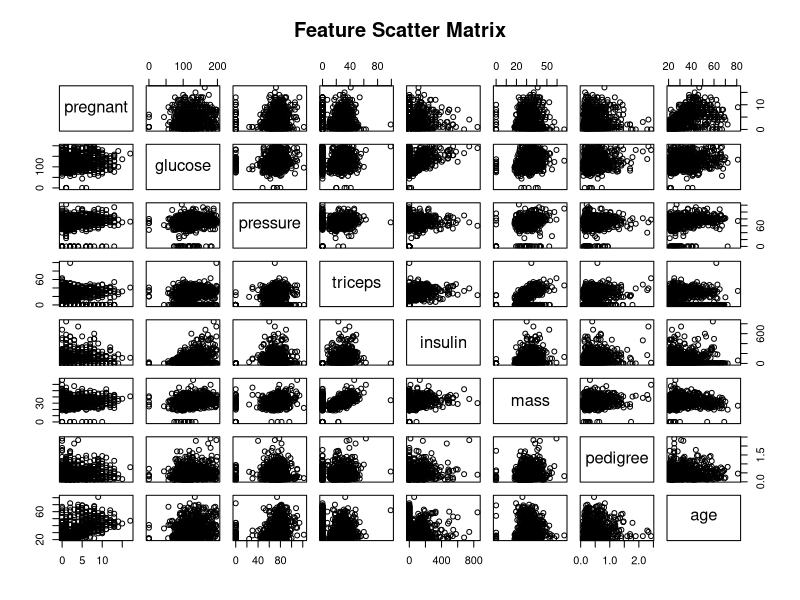
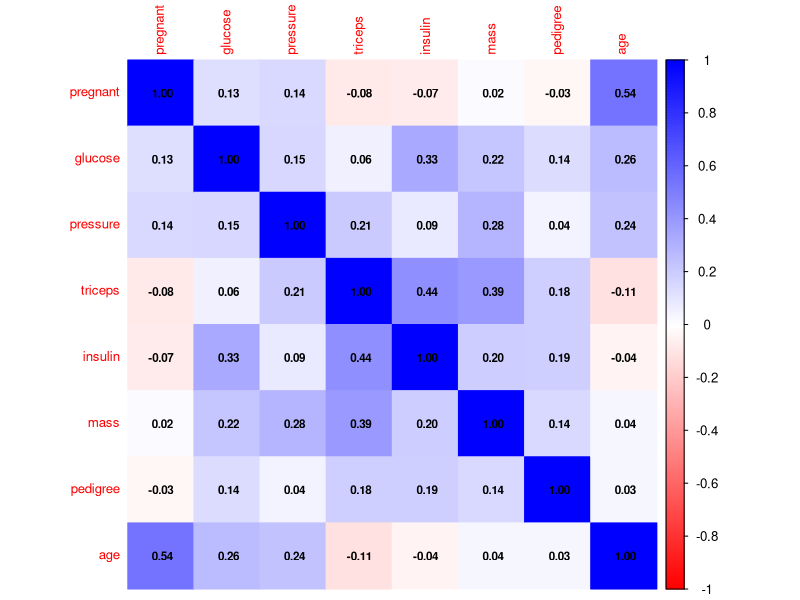
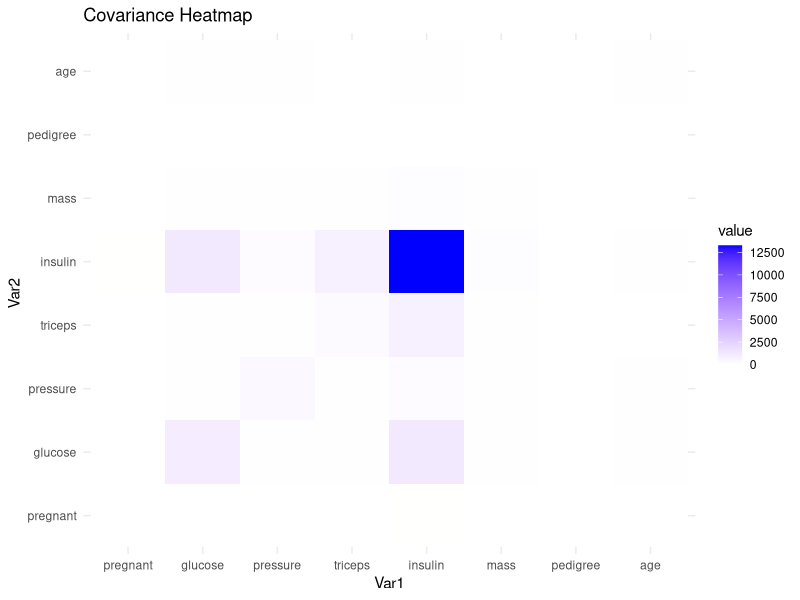
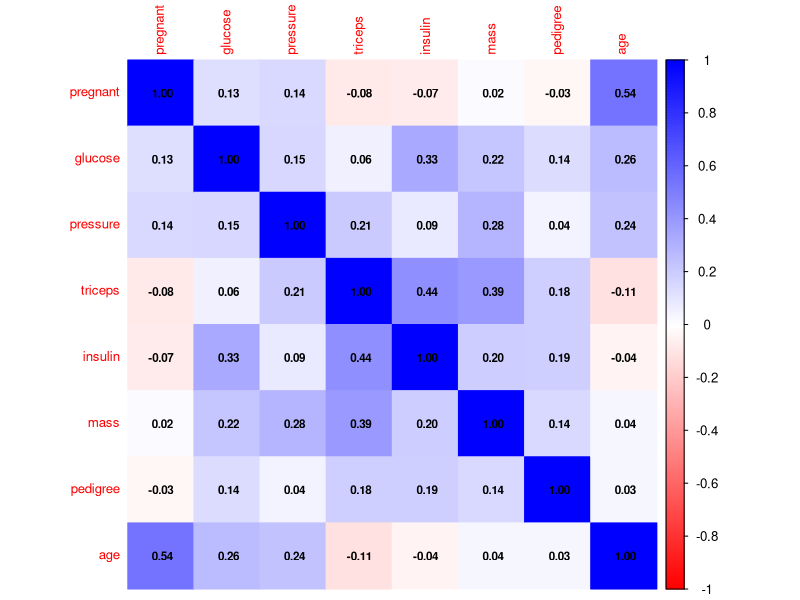

R code for these plots, in order: (Note: this script raises an error after producing the figures.)

# Install necessary packages if not already installed
install.packages("mlbench")  
install.packages("ggplot2")
install.packages("corrplot")
install.packages("reshape2")


# Load required libraries
library(mlbench)
library(ggplot2)
library(corrplot)
library(reshape2)

# Load the Pima Indians Diabetes dataset from the mlbench package
data(PimaIndiansDiabetes)
data <- PimaIndiansDiabetes  # Storing the dataset in the 'data' variable

# Inspecting the first few rows of the dataset
head(data)

# Summary statistics and structure of the dataset
summary(data)  
str(data)  
class(data)

# Feature Scatter Matrix for visualizing pairwise relationships between features
pairs(data[, 1:8], main="Feature Scatter Matrix")

# Correlation Matrix: Compute the correlation between all numerical features
cor_matrix <- cor(data[, 1:8])

# Plot the Correlation Matrix using a color-coded heatmap
corrplot(cor_matrix, method="color", 
         col=colorRampPalette(c("red", "white", "blue"))(200),
         addCoef.col="black", tl.cex=0.8, number.cex=0.7)

# Covariance Matrix: Calculate the covariance for features excluding the 'diabetes' column
cov_matrix <- cov(data[, 1:8])  # Excluding the 'diabetes' column (categorical)
print(cov_matrix)

# Covariance Heatmap for better visualization of the relationships between features
melted_cov <- melt(cov_matrix)
ggplot(data = melted_cov, aes(x=Var1, y=Var2, fill=value)) + 
  geom_tile() +
  scale_fill_gradient2(low="red", high="blue", mid="white", midpoint=0) +
  theme_minimal() +
  ggtitle("Covariance Heatmap")

# Correlation Heatmap: Recalculate and plot the correlation matrix for features
cor_matrix <- cor(data[, 1:8])  # Excluding the 'diabetes' column (categorical)
corrplot(cor_matrix, method="color",
         col=colorRampPalette(c("red", "white", "blue"))(200),
         addCoef.col="black", tl.cex=0.8, number.cex=0.7)

# Pairwise scatter plots using GGally::ggpairs for all features, color-coded by diabetes status
ggpairs(data[, 1:8], aes(col=diabetes))

# Scatter Plots for Glucose vs each feature:

# Glucose vs Pregnant
ggplot(data, aes(x=pregnant, y=glucose, color=diabetes)) +
  geom_point() +
  ggtitle("Pregnant vs Glucose (Diabetes Prediction)") +
  theme_minimal()

# Glucose vs Blood Pressure
ggplot(data, aes(x=pressure, y=glucose, color=diabetes)) +
  geom_point() +
  ggtitle("Blood Pressure vs Glucose (Diabetes Prediction)") +
  theme_minimal()

# Glucose vs Triceps Skinfold
ggplot(data, aes(x=triceps, y=glucose, color=diabetes)) +
  geom_point() +
  ggtitle("Triceps Skinfold vs Glucose (Diabetes Prediction)") +
  theme_minimal()

# Glucose vs Insulin
ggplot(data, aes(x=insulin, y=glucose, color=diabetes)) +
  geom_point() +
  ggtitle("Insulin vs Glucose (Diabetes Prediction)") +
  theme_minimal()

# Glucose vs BMI
ggplot(data, aes(x=bmi, y=glucose, color=diabetes)) +
  geom_point() +
  ggtitle("BMI vs Glucose (Diabetes Prediction)") +
  theme_minimal()

# Glucose vs Pedigree Function
ggplot(data, aes(x=pedigree, y=glucose, color=diabetes)) +
  geom_point() +
  ggtitle("Pedigree Function vs Glucose (Diabetes Prediction)") +
  theme_minimal()

# Glucose vs Age
ggplot(data, aes(x=age, y=glucose, color=diabetes)) +
  geom_point() +
  ggtitle("Age vs Glucose (Diabetes Prediction)") +
  theme_minimal()
